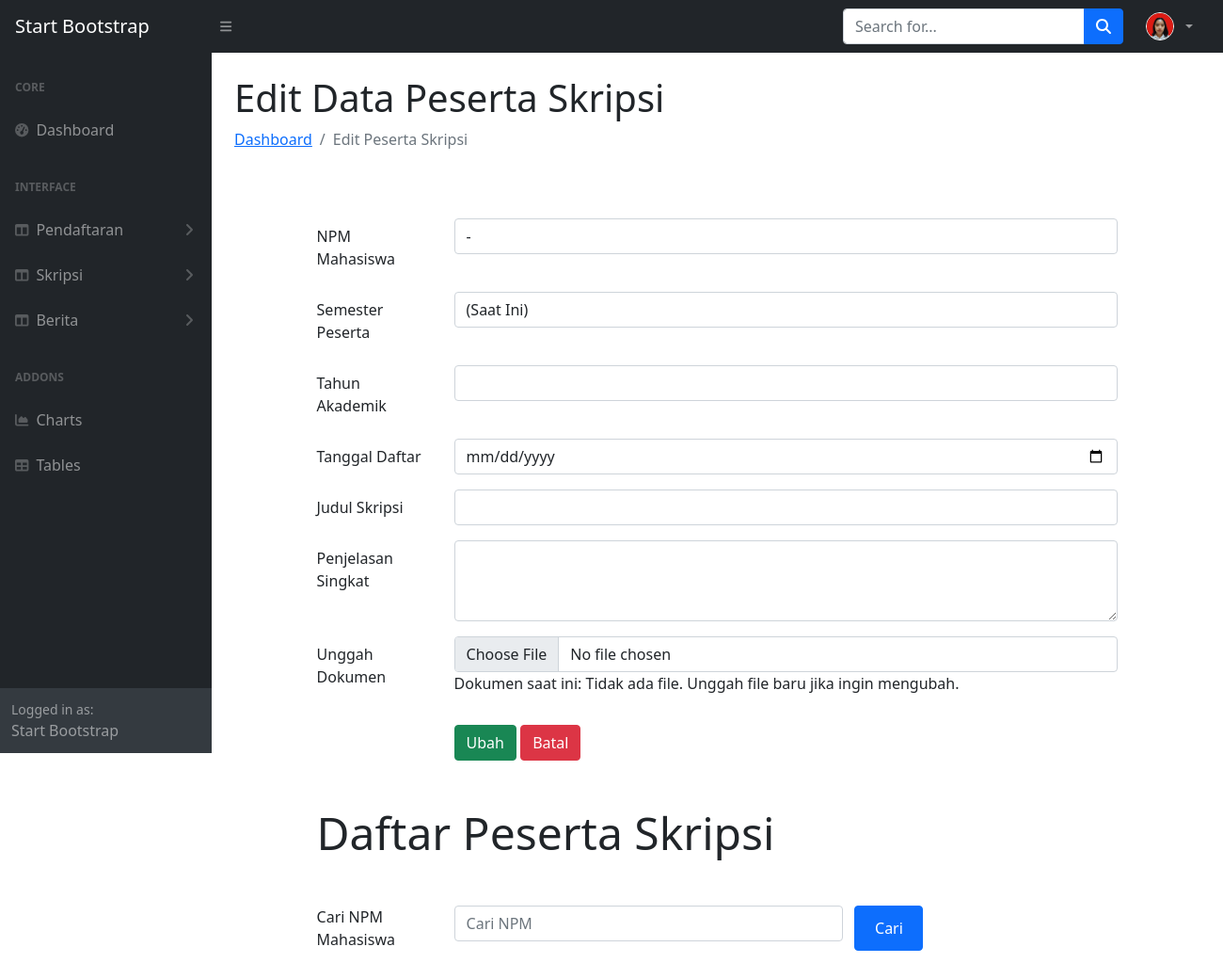
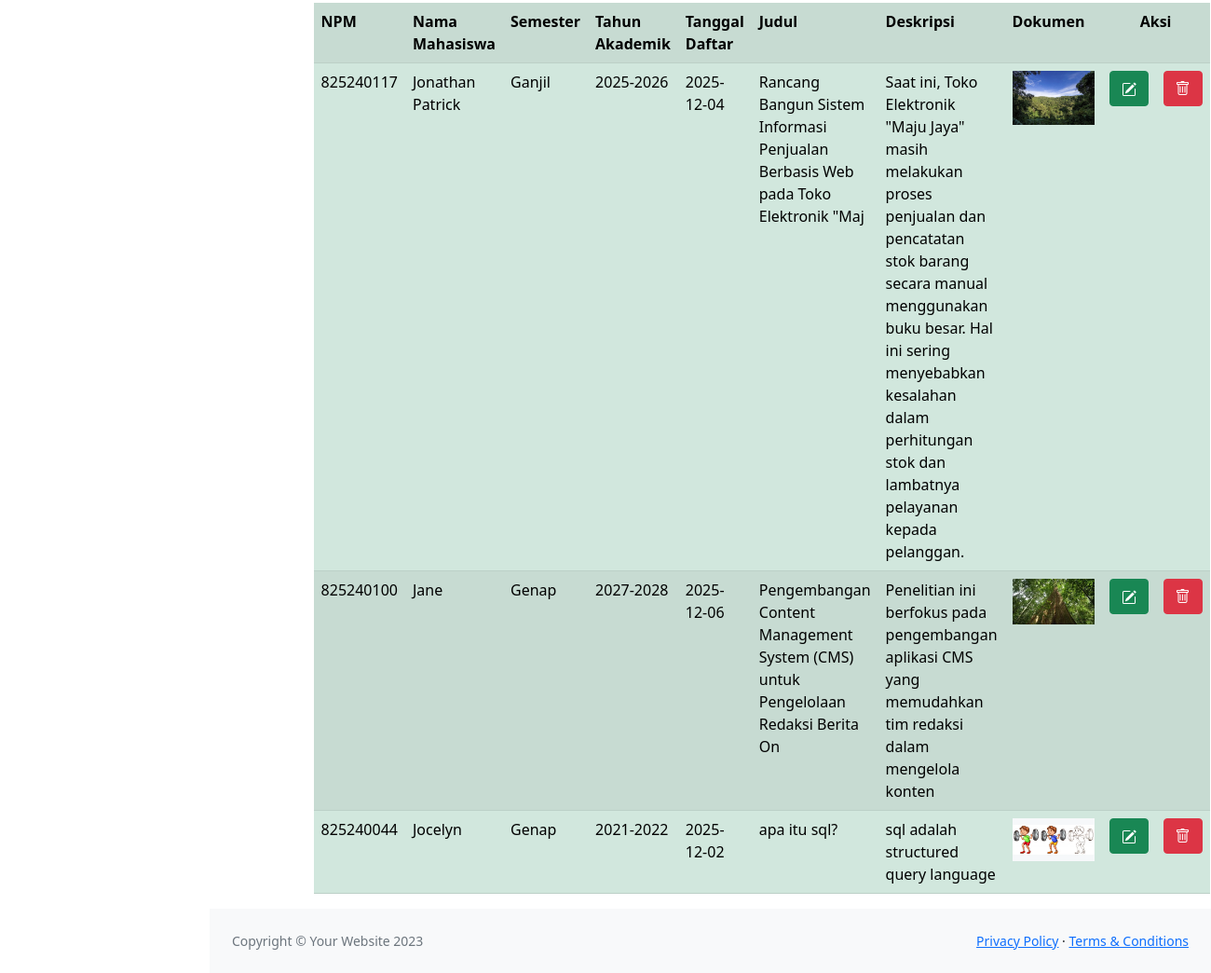
The app's page /admin/editpesertaskripsi.php (signed in) with its own data (2 pictures, top to bottom).
### tables this page shows
CREATE TABLE `pesertaskripsi` (
  `mhs_NPM` int(9) NOT NULL,
  `peserta_SEMT` char(6) NOT NULL,
  `peserta_THAKD` char(9) NOT NULL,
  `peserta_TGLDAFTAR` date NOT NULL,
  `peserta_JUDUL` char(80) NOT NULL,
  `peserta_DESKRIPSI` text NOT NULL,
  `peserta_DOKUMEN` text NOT NULL
);

CREATE TABLE `mahasiswa` (
  `mhs_NPM` int(9) NOT NULL,
  `mhs_Nama` char(40) NOT NULL,
  `mhs_Alamat` varchar(100) NOT NULL,
  `mhs_DOB` date NOT NULL,
  `mhs_Ket` varchar(120) NOT NULL
);

### admin/editpesertaskripsi.php (the view, shortened to what this page needs)
<!DOCTYPE html>
<html lang="en">
<head>
    <?php
        include "bagiankode/head.php";
    ?>
    <link rel="stylesheet" type="text/css" href="css/bootstrap.min.css">
    <link rel="stylesheet" href="https://cdnjs.cloudflare.com/ajax/libs/select2/4.0.9/css/select2.min.css">
    <link rel="stylesheet" type="text/css" href="https://cdnjs.cloudflare.com/ajax/libs/bootstrap-icons/1.13.1/font/bootstrap-icons.min.css">
</head>
<body class="sb-nav-fixed">
    <?php
        include "bagiankode/menunav.php";
    ?>
    <div id="layoutSidenav">
        <?php
            include "bagiankode/menu.php";
        ?>
        <div id="layoutSidenav_content">
            <main>
                <div class="container-fluid px-4">
                    <h1 class="mt-4">Edit Data Peserta Skripsi</h1>
                    <ol class="breadcrumb mb-4">
                        <li class="breadcrumb-item"><a href="dashboard.php">Dashboard</a></li>
                        <li class="breadcrumb-item active">Edit Peserta Skripsi</li>
                    </ol>
<?php
include("includes/config.php");
$NPM_to_edit = $_GET["ubahpesertaskripsi"];
$edit = mysqli_query($conn, "SELECT * FROM pesertaskripsi WHERE mhs_NPM = '$NPM_to_edit'");
$row_edit = mysqli_fetch_array($edit);
$editmhs = mysqli_query($conn, "SELECT * FROM mahasiswa WHERE mhs_NPM = '$NPM_to_edit'");
$row_edit2 = mysqli_fetch_array($editmhs);
if(isset($_POST["kirim"]))
{
    $search = $_POST["search"];
    $query = mysqli_query($conn, "select * from pesertaskripsi,mahasiswa
                            where mahasiswa.mhs_NPM = pesertaskripsi.mhs_NPM
                            and pesertaskripsi.mhs_NPM LIKE '%" .$search. "%'");
}
else
{
    $query = mysqli_query($conn, "select * from pesertaskripsi,mahasiswa
                            where mahasiswa.mhs_NPM = pesertaskripsi.mhs_NPM");
}
?>
    <div class="row">
    <div class="col-1"></div>
    <div class="col-10">
        <form method="POST" enctype="multipart/form-data">
            <div class="row mb-3 mt-5">
                <label for="npmMHS" class="col-sm-2 col-form-label">NPM Mahasiswa</label>
                <div class="col-sm-10">
                    <select class="form-control" id="npmMHS" name="npmMHS">
                        <option value="<?php echo $row_edit['mhs_NPM']?>">
                            <?php echo $row_edit['mhs_NPM']?> - <?php echo $row_edit2['mhs_Nama']?>
                        </option>
                    </select>
                </div>
            </div>
            <div class="row mb-3">
                <label for="semtPESERTA" class="col-sm-2 col-form-label">Semester Peserta</label>
                <div class="col-sm-10">
                    <select class="form-control" id="semtPESERTA" name="semtPESERTA">
                        <option value="<?php echo $row_edit['peserta_SEMT']?>" selected>
                            <?php echo $row_edit['peserta_SEMT']?> (Saat Ini)
                        </option>
                    </select>
                </div>
            </div>
            <div class="row mb-3">
                <label for="thakdPESERTA" class="col-sm-2 col-form-label">Tahun Akademik</label>
                <div class="col-sm-10">
                    <input type="text" class="form-control" id="thakdPESERTA" name="thakdPESERTA"
                        value="<?php echo $row_edit['peserta_THAKD']?>">
                </div>
            </div>
            <div class="row mb-3">
                <label for="tglPESERTA" class="col-sm-2 col-form-label">Tanggal Daftar</label>
                <div class="col-sm-10">
                    <input type="date" class="form-control" id="tglPESERTA" name="tglPESERTA"
                        value="<?php echo $row_edit['peserta_TGLDAFTAR']?>">
                </div>
            </div>
            <div class="row mb-3">
                <label for="judulPESERTA" class="col-sm-2 col-form-label">Judul Skripsi</label>
                <div class="col-sm-10">
                    <input type="text" class="form-control" id="judulPESERTA" name="judulPESERTA"
                        value="<?php echo $row_edit['peserta_JUDUL']?>">
                </div>
            </div>
            <div class="row mb-3">
                <label for="deskripsiPESERTA" class="col-sm-2 col-form-label">Penjelasan Singkat</label>
                <div class="col-sm-10">
                    <textarea class="form-control" id="deskripsiPESERTA" name="deskripsiPESERTA" rows="3"><?php echo $row_edit['peserta_DESKRIPSI']; ?></textarea>
                </div>
            </div>
            <div class="row mb-3">
                <label for="pesertaDOKUMEN" class="col-sm-2 col-form-label">Unggah Dokumen</label>
                <div class="col-sm-10">
                    <input type="file" class="form-control" id="pesertaDOKUMEN" name="pesertaDOKUMEN">
                    <p class="help-block">Dokumen saat ini:
                        <?php echo ($row_edit['peserta_DOKUMEN'] == '') ? 'Tidak ada file' : '<b>'.$row_edit['peserta_DOKUMEN'].'</b>'; ?>.
                        Unggah file baru jika ingin mengubah.
                    </p>
                </div>
            </div>
            <div class="form-group row">
                <div class="col-2"></div>
                <div class="col-10">
                    <input type="submit" class="btn btn-success" value="Ubah" name="Ubah">
                    <input type="reset" class="btn btn-danger" value="Batal" name="Batal">
                </div>
            </div>
        </form>
    </div>
</div>
<div class="row">
<div class="col-1"></div>
<div class="col-10">
    <div class="jumbotron mt-5 mb-3">
        <h1 class="display-5">Daftar Peserta Skripsi</h1>
    </div>
    <form method="POST">
        <div class="form-group row mt-5 mb-3">
            <label for="search" class="col-sm-2">Cari NPM Mahasiswa</label>
            <div class="col-sm-6">
                <input type="text" name="search" class="form-control" id="search"
                value="<?php if (isset($_POST["search"]))
                {echo $_POST["search"];}?>" placeholder="Cari NPM">
            </div>
                <input type="submit" name="kirim" value="Cari" class="col-sm-1 btn btn-primary">
        </div>
    </form>
    <table class="table table-striped table-success">
        <tr class="info">
            <th>NPM</th>
            <th>Nama Mahasiswa</th>
            <th>Semester</th>
            <th>Tahun Akademik</th>
            <th>Tanggal Daftar</th>
            <th>Judul</th>
            <th>Deskripsi</th>
            <th>Dokumen</th>
            <th colspan="2" style="text-align: center;">Aksi</th>
        </tr>
        <?php while ($row = mysqli_fetch_array($query)) { ?>
            <tr class="danger">
                <td><?php echo $row['mhs_NPM']; ?></td>
                <td><?php echo $row['mhs_Nama']; ?></td>
                <td><?php echo $row['peserta_SEMT']; ?></td>
                <td><?php echo $row['peserta_THAKD']; ?></td>
                <td><?php echo $row['peserta_TGLDAFTAR']; ?></td>
                <td><?php echo $row['peserta_JUDUL']; ?></td>
                <td><?php echo $row['peserta_DESKRIPSI']; ?></td>
                <td>
                    <?php if($row['peserta_DOKUMEN']==""){echo "<img src='images/beach.jpg' width='88'/>";}
                    else {?>
                    <img src="images/<?php echo $row['peserta_DOKUMEN'] ?>" width="88" class="img-responsive" />
                    <?php } ?>
                </td>
                <td>
                    <a href="editpesertaskripsi.php?ubahpesertaskripsi=<?php echo $row["mhs_NPM"]?>" class="btn btn-success" title="EDIT">
                    </a>
                </td>
                <td>
                    <a href="hapuspesertaskripsi.php?hapuspesertaskripsi=<?php echo $row["mhs_NPM"]?>" class="btn btn-danger" title="HAPUS">
                    <i class="bi bi-trash"></i>
                    </a>
                </td>
            </tr>
        <?php } ?>
    </table>
</div> </div> </div>
            </main>
            <?php
                include "bagiankode/footer.php";
            ?>
        </div>
    </div>
</body>
</html>

### admin/bagiankode/menunav.php (shortened to what this page needs)
<?php
include "includes/config.php";
if (isset($_SESSION['useremail'])) {
    $email_log = $_SESSION['useremail'];
    $admin_query = mysqli_query($conn, "SELECT admin_FOTO, admin_NAMA FROM admin WHERE admin_USER = '$email_log'");
    $admin_data = mysqli_fetch_array($admin_query);
    $foto_db = $admin_data['admin_FOTO'];
} else {
    $nama_admin = "Admin";
    $foto_db = "";
}
if (!empty($foto_db)) {
        $foto_tampil = 'images/' . $foto_db;
    }
?>
<nav class="sb-topnav navbar navbar-expand navbar-dark bg-dark">
  <a class="navbar-brand ps-3" href="dashboard.php">Start Bootstrap</a>
  <button class="btn btn-link btn-sm order-1 order-lg-0 me-4 me-lg-0" id="sidebarToggle" href="#!"><i class="fas fa-bars"></i></button>
  <form class="d-none d-md-inline-block form-inline ms-auto me-0 me-md-3 my-2 my-md-0">
    <div class="input-group">
      <input class="form-control" type="text" placeholder="Search for..." aria-label="Search for..." aria-describedby="btnNavbarSearch" />
      <button class="btn btn-primary" id="btnNavbarSearch" type="button"><i class="fas fa-search"></i></button>
    </div>
  </form>
  <ul class="navbar-nav ms-auto ms-md-0 me-3 me-lg-4">
    <li class="nav-item dropdown">
      <a class="nav-link dropdown-toggle" id="navbarDropdown" href="#" role="button" data-bs-toggle="dropdown" aria-expanded="false" style="display: flex; align-items: center;">
        <img src="<?php echo $foto_tampil; ?>"
             alt="Profile"
             class="rounded-circle"
             style="width: 30px; height: 30px; object-fit: cover; margin-right: 8px; border: 1px solid #fff;">
      </a>
    </li>
  </ul>
</nav>

### records on screen
pesertaskripsi: mahasiswa.mhs_NPM "825240117", mahasiswa.mhs_Nama "Jonathan Patrick", peserta_SEMT "Ganjil", peserta_THAKD "2025-2026", peserta_TGLDAFTAR "2025-12-04", peserta_JUDUL "Rancang Bangun Sistem Informasi Penjualan Berbasis Web pada Toko Elektronik \"Maj", peserta_DESKRIPSI "Saat ini, Toko Elektronik \"Maju Jaya\" masih melakukan proses penjualan dan pencatatan stok barang secara manual menggunakan buku besar. Hal ini sering menyebabkan kesalahan dalam perhitungan stok dan lambatnya pelayanan kepada pelanggan.", peserta_DOKUMEN (picture)
pesertaskripsi: mahasiswa.mhs_NPM "825240100", mahasiswa.mhs_Nama "Jane", peserta_SEMT "Genap", peserta_THAKD "2027-2028", peserta_TGLDAFTAR "2025-12-06", peserta_JUDUL "Pengembangan Content Management System (CMS) untuk Pengelolaan Redaksi Berita On", peserta_DESKRIPSI "Penelitian ini berfokus pada pengembangan aplikasi CMS yang memudahkan tim redaksi dalam mengelola konten", peserta_DOKUMEN (picture)
pesertaskripsi: mahasiswa.mhs_NPM "825240044", mahasiswa.mhs_Nama "Jocelyn", peserta_SEMT "Genap", peserta_THAKD "2021-2022", peserta_TGLDAFTAR "2025-12-02", peserta_JUDUL "apa itu sql?", peserta_DESKRIPSI "sql adalah structured query language", peserta_DOKUMEN (picture)
